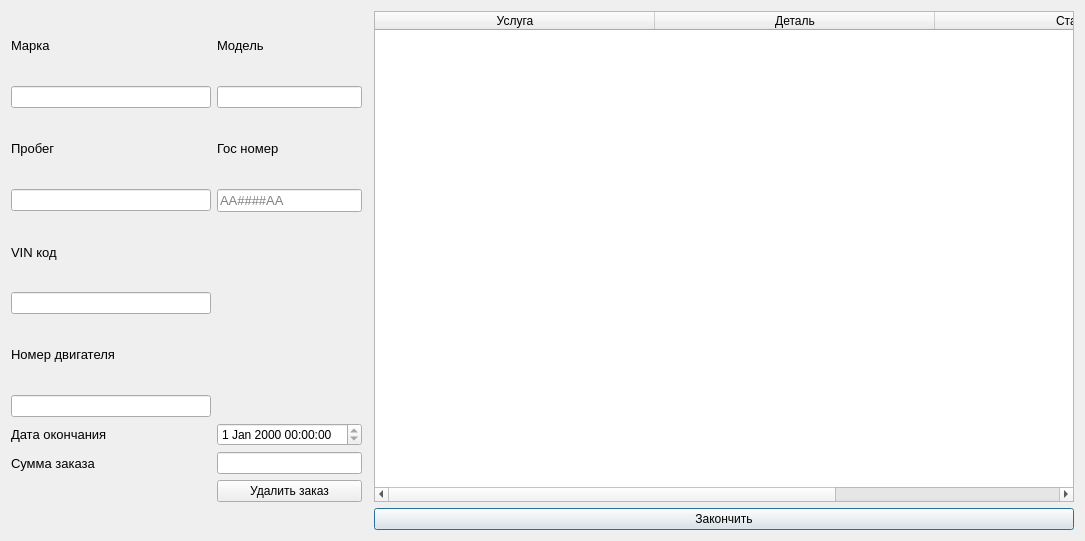
<?xml version="1.0" encoding="UTF-8"?>
<ui version="4.0">
 <class>Dialog</class>
 <widget class="QDialog" name="Dialog">
  <property name="geometry">
   <rect>
    <x>0</x>
    <y>0</y>
    <width>1070</width>
    <height>541</height>
   </rect>
  </property>
  <property name="windowTitle">
   <string>Статус заказа</string>
  </property>
  <layout class="QGridLayout" name="gridLayout">
   <item row="5" column="0">
    <widget class="QLineEdit" name="vincodeEdit">
     <property name="minimumSize">
      <size>
       <width>200</width>
       <height>0</height>
      </size>
     </property>
     <property name="readOnly">
      <bool>true</bool>
     </property>
    </widget>
   </item>
   <item row="0" column="0">
    <widget class="QLabel" name="label">
     <property name="maximumSize">
      <size>
       <width>200</width>
       <height>16777215</height>
      </size>
     </property>
     <property name="font">
      <font>
       <pointsize>10</pointsize>
      </font>
     </property>
     <property name="text">
      <string>Марка</string>
     </property>
    </widget>
   </item>
   <item row="4" column="0">
    <widget class="QLabel" name="label_12">
     <property name="font">
      <font>
       <pointsize>10</pointsize>
      </font>
     </property>
     <property name="text">
      <string>VIN код</string>
     </property>
    </widget>
   </item>
   <item row="3" column="2">
    <widget class="QLineEdit" name="numberEdit">
     <property name="minimumSize">
      <size>
       <width>100</width>
       <height>0</height>
      </size>
     </property>
     <property name="maximumSize">
      <size>
       <width>16777215</width>
       <height>16777215</height>
      </size>
     </property>
     <property name="font">
      <font>
       <pointsize>10</pointsize>
      </font>
     </property>
     <property name="maxLength">
      <number>8</number>
     </property>
     <property name="readOnly">
      <bool>true</bool>
     </property>
     <property name="placeholderText">
      <string>AA####AA</string>
     </property>
    </widget>
   </item>
   <item row="0" column="2" colspan="2">
    <widget class="QLabel" name="label_2">
     <property name="maximumSize">
      <size>
       <width>200</width>
       <height>16777215</height>
      </size>
     </property>
     <property name="font">
      <font>
       <pointsize>10</pointsize>
      </font>
     </property>
     <property name="text">
      <string>Модель</string>
     </property>
    </widget>
   </item>
   <item row="2" column="2">
    <widget class="QLabel" name="label_6">
     <property name="font">
      <font>
       <pointsize>10</pointsize>
      </font>
     </property>
     <property name="text">
      <string>Гос номер</string>
     </property>
    </widget>
   </item>
   <item row="3" column="0">
    <widget class="QLineEdit" name="milliageEdit">
     <property name="minimumSize">
      <size>
       <width>200</width>
       <height>0</height>
      </size>
     </property>
     <property name="maximumSize">
      <size>
       <width>16777215</width>
       <height>16777215</height>
      </size>
     </property>
     <property name="inputMethodHints">
      <set>Qt::ImhNone</set>
     </property>
     <property name="maxLength">
      <number>1000000</number>
     </property>
     <property name="readOnly">
      <bool>true</bool>
     </property>
    </widget>
   </item>
   <item row="1" column="0">
    <widget class="QLineEdit" name="markEdit">
     <property name="maximumSize">
      <size>
       <width>200</width>
       <height>16777215</height>
      </size>
     </property>
     <property name="inputMethodHints">
      <set>Qt::ImhNone</set>
     </property>
     <property name="maxLength">
      <number>1000000</number>
     </property>
     <property name="readOnly">
      <bool>true</bool>
     </property>
    </widget>
   </item>
   <item row="2" column="0">
    <widget class="QLabel" name="label_13">
     <property name="font">
      <font>
       <pointsize>10</pointsize>
      </font>
     </property>
     <property name="text">
      <string>Пробег</string>
     </property>
    </widget>
   </item>
   <item row="1" column="2">
    <widget class="QLineEdit" name="modelEdit">
     <property name="maximumSize">
      <size>
       <width>200</width>
       <height>16777215</height>
      </size>
     </property>
     <property name="inputMethodHints">
      <set>Qt::ImhNone</set>
     </property>
     <property name="maxLength">
      <number>1000000</number>
     </property>
     <property name="readOnly">
      <bool>true</bool>
     </property>
    </widget>
   </item>
   <item row="6" column="0">
    <widget class="QLabel" name="label_14">
     <property name="font">
      <font>
       <pointsize>10</pointsize>
      </font>
     </property>
     <property name="text">
      <string>Номер двигателя</string>
     </property>
    </widget>
   </item>
   <item row="7" column="0">
    <widget class="QLineEdit" name="engineEdit">
     <property name="readOnly">
      <bool>true</bool>
     </property>
    </widget>
   </item>
   <item row="8" column="0">
    <widget class="QLabel" name="label_3">
     <property name="font">
      <font>
       <pointsize>10</pointsize>
      </font>
     </property>
     <property name="text">
      <string>Дата окончания</string>
     </property>
    </widget>
   </item>
   <item row="8" column="2">
    <widget class="QDateTimeEdit" name="dateTimeEdit">
     <property name="readOnly">
      <bool>true</bool>
     </property>
    </widget>
   </item>
   <item row="9" column="0">
    <widget class="QLabel" name="label_7">
     <property name="font">
      <font>
       <pointsize>10</pointsize>
      </font>
     </property>
     <property name="text">
      <string>Сумма заказа</string>
     </property>
    </widget>
   </item>
   <item row="9" column="2">
    <widget class="QLineEdit" name="sumZEdit">
     <property name="readOnly">
      <bool>true</bool>
     </property>
    </widget>
   </item>
   <item row="0" column="5" rowspan="11">
    <widget class="QTableWidget" name="chosedUsluga">
     <property name="minimumSize">
      <size>
       <width>700</width>
       <height>0</height>
      </size>
     </property>
     <property name="editTriggers">
      <set>QAbstractItemView::NoEditTriggers</set>
     </property>
     <property name="selectionBehavior">
      <enum>QAbstractItemView::SelectRows</enum>
     </property>
     <attribute name="horizontalHeaderDefaultSectionSize">
      <number>280</number>
     </attribute>
     <attribute name="horizontalHeaderStretchLastSection">
      <bool>false</bool>
     </attribute>
     <attribute name="verticalHeaderStretchLastSection">
      <bool>false</bool>
     </attribute>
     <column>
      <property name="text">
       <string>Услуга</string>
      </property>
     </column>
     <column>
      <property name="text">
       <string>Деталь</string>
      </property>
     </column>
     <column>
      <property name="text">
       <string>Статус</string>
      </property>
     </column>
    </widget>
   </item>
   <item row="11" column="5">
    <widget class="QPushButton" name="finishZak">
     <property name="text">
      <string>Закончить</string>
     </property>
    </widget>
   </item>
   <item row="10" column="2">
    <widget class="QPushButton" name="delZakaz">
     <property name="text">
      <string>Удалить заказ</string>
     </property>
     <property name="checkable">
      <bool>false</bool>
     </property>
     <property name="default">
      <bool>false</bool>
     </property>
     <property name="flat">
      <bool>false</bool>
     </property>
    </widget>
   </item>
  </layout>
 </widget>
 <resources/>
 <connections/>
</ui>
